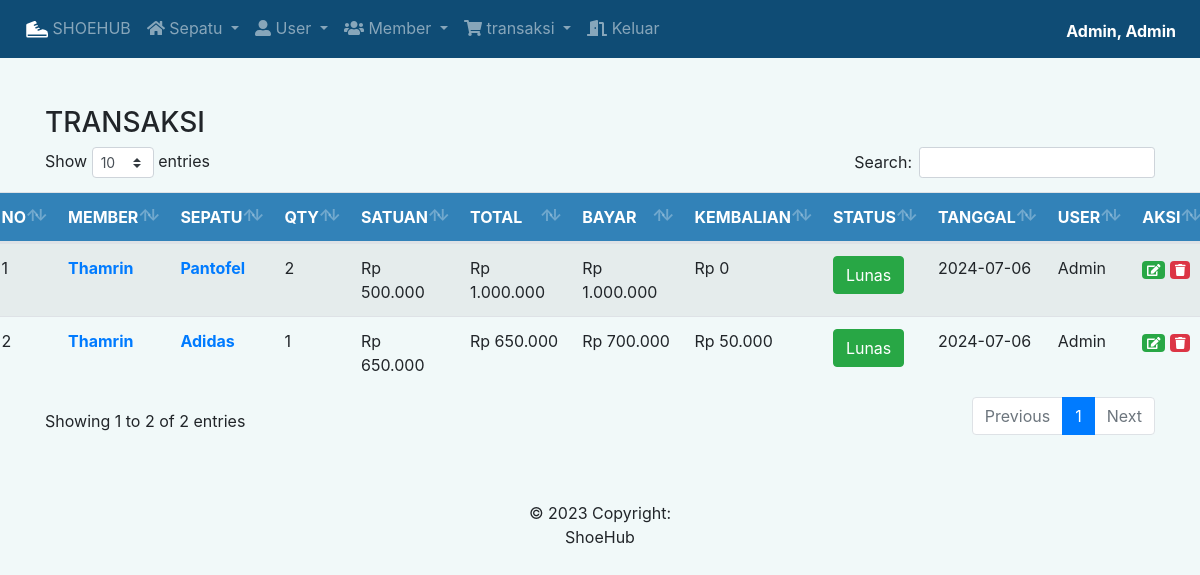
The app's page /transaksi_show.php (signed in) with its own data.
### tables this page shows
CREATE TABLE `tb_transaksi` (
  `id_transaksi` int(11) NOT NULL,
  `id_member` int(11) NOT NULL,
  `id_sepatu` int(11) NOT NULL,
  `qty` int(11) NOT NULL,
  `pembayaran` varchar(100) NOT NULL,
  `tanggal` date NOT NULL,
  `id_user` int(11) NOT NULL
);

CREATE TABLE `tb_member` (
  `id_member` int(11) NOT NULL,
  `nama_member` varchar(255) NOT NULL,
  `jenis_kelamin` enum('Laki-laki','Perempuan') NOT NULL,
  `alamat_member` text NOT NULL,
  `telp_member` varchar(15) NOT NULL
);

CREATE TABLE `tb_sepatu` (
  `id_sepatu` int(11) NOT NULL,
  `merek_sepatu` varchar(255) NOT NULL,
  `jenis_sepatu` varchar(255) NOT NULL,
  `ukuran_sepatu` int(11) NOT NULL,
  `harga_sepatu` decimal(10,2) NOT NULL
);

CREATE TABLE `tb_pembayaran` (
  `id_pembayaran` int(11) NOT NULL,
  `total_harga` decimal(10,2) NOT NULL,
  `uang_bayar` decimal(10,2) NOT NULL,
  `kembalian` decimal(10,2) NOT NULL,
  `id_user` int(11) NOT NULL,
  `id_transaksi` int(11) NOT NULL
);

CREATE TABLE `tb_user` (
  `id_user` int(11) NOT NULL,
  `username` varchar(50) NOT NULL,
  `password` varchar(255) NOT NULL,
  `nama_user` varchar(255) NOT NULL,
  `jenis_kelamin` enum('Laki-laki','Perempuan') NOT NULL,
  `alamat_user` text NOT NULL,
  `telp_user` varchar(15) NOT NULL
);

### transaksi_show.php (the view, shortened to what this page needs)
<?php
	include 'functions.php';
	$sql = "SELECT *, tb_transaksi.id_transaksi as kode_transaksi FROM tb_transaksi
			INNER JOIN tb_sepatu ON tb_transaksi.id_sepatu = tb_sepatu.id_sepatu
			INNER JOIN tb_member ON tb_transaksi.id_member = tb_member.id_member
			INNER JOIN tb_user ON tb_transaksi.id_user = tb_user.id_user
			LEFT OUTER JOIN tb_pembayaran ON tb_transaksi.id_transaksi = tb_pembayaran.id_transaksi
			ORDER BY tb_transaksi.id_transaksi DESC
			";
	$eksekusi = mysqli_query($koneksi, $sql);
 ?>
<!DOCTYPE html>
<html lang="en">
<head>
</head>
<body>
	<?php include 'nav.php'; ?>
	<div class="container mt-5 mb-5">
		<h3 class="mt-3">TRANSAKSI </h3>
		<table class="table table-striped" id="Table" style="width: 110%; margin-left: -5%">
			<thead class="text-white" style="background-color: #3282b8;">
				<tr>
					<th>NO</th>
					<th>MEMBER</th>
					<th>SEPATU</th>
					<th>QTY</th>
					<th>SATUAN</th>
					<th width="12%">TOTAL</th>
					<th width="12%">BAYAR</th>
					<th>KEMBALIAN</th>
					<th>STATUS</th>
					<th>TANGGAL</th>
					<th>USER</th>
					<th>AKSI</th>
				</tr>
			</thead>
			<tbody>
				<?php $i=1; while ($data = mysqli_fetch_array($eksekusi)) : ?>
				<tr>
					<td><?= $i++; ?></td>
					<td><a href="member_show.php?id_member=<?= $data['id_member']; ?>" style="text-decoration: none; font-weight: bold;"><?= $data['nama_member']; ?></a></td>
					<td><a href="sepatu_show.php?id_sepatu=<?= $data['id_sepatu']; ?>" style="text-decoration: none; font-weight: bold;"><?= $data['merek_sepatu']; ?></a></td>
					<td><?= $data['qty']; ?></td>
					<td>Rp <?= str_replace(",", ".", number_format($data['harga_sepatu'])); ?></td>
					<td>Rp <?= str_replace(",", ".", number_format($total_harga = ($data['harga_sepatu']*$data['qty']))); ?></td>
					<td>Rp <?= str_replace(",", ".", number_format($data['uang_bayar'])); ?></td>
					<td>Rp <?= str_replace(",", ".", number_format($data['kembalian'])); ?></td>
					<td>
						<?php if ($data['pembayaran'] == 'Belum Dibayar'): ?>
							<a class="badge badge-danger" href="pembayaran.php?id_transaksi=<?= $data['kode_transaksi']; ?>"><?= $data['pembayaran']; ?></a>
						<?php else: ?>
							<a class="btn btn-success" href><?= $data['pembayaran']; ?></a>
						<?php endif ?>
					</td>
					<td><?= $data['tanggal']; ?></td>
					<td><?= ucfirst($data['nama_user']); ?></td>
					<td>
						<?php if ($data['pembayaran'] == 'Belum Dibayar'): ?>
							<a href="transaksi_ubah.php?id_transaksi=<?= $data['kode_transaksi']; ?>" class="badge badge-success"> <i class="fa fa-edit"></i></a>
						<?php else: ?>
							<a onclick="return alert('Data tidak dapat diubah, karena sudah dibayar')" href="" class="badge badge-success"> <i class="fa fa-edit"></i></a>
						<?php endif ?>
						<a onclick="return confirm('Apakah anda ingin menghapus transaksi ini ?')" href="transaksi_hapus.php?id_transaksi=<?= $data['id_transaksi']; ?>" class="badge badge-danger"> <i class="fa fa-trash"></i></a>
					</td>
				</tr>
				<?php endwhile ?>
			</tbody>
		</table>
	</div>
</body>
<?php include 'footer.php'; ?>
</html>

### nav.php (shortened to what this page needs)
  <link rel="stylesheet" href="bootstrap/css/bootstrap.css">
  <link rel="stylesheet" href="bootstrap/css/dataTables.bootstrap4.min.css">
  <link rel="stylesheet" href="font-awesome/css/all.min.css">
<nav class="navbar navbar-expand-lg navbar-dark" style="background-color: #0f4c75">
  <div class="collapse navbar-collapse" id="navbarSupportedContent">
    <ul class="navbar-nav mr-auto">
      <?php if ($_SERVER['REQUEST_URI'] == '/shoehub/dashboard.php'): ?>
        <li class="nav-item active">
          <a class="nav-link" href="dashboard.php"><svg xmlns="http://www.w3.org/2000/svg" width="36" height="36" viewBox="0 0 256 256"><path fill="white" d="m228.65 129.11l-28.06-9.35a4 4 0 0 0-2.63 0l-43.23 15.72a8.14 8.14 0 0 1-2.73.52a8 8 0 0 1-7.71-5.88a8.17 8.17 0 0 1 5.22-9.73l18.49-6.72a2.54 2.54 0 0 0-.06-4.8a23.93 23.93 0 0 1-8.8-5.25a4 4 0 0 0-4.17-.91l-24.22 8.8a8 8 0 0 1-10.44-5.39a8.17 8.17 0 0 1 5.22-9.73L146 88.93a4 4 0 0 0 2.31-5.34l-3.06-7.16a4 4 0 0 0-5.05-2.19l-25.5 9.27a8 8 0 0 1-10.44-5.39a8.17 8.17 0 0 1 5.22-9.73l24-8.73a4 4 0 0 0 2.31-5.33l-5.4-12.73v-.1a16 16 0 0 0-20.14-8.5L34.53 60.49A16.05 16.05 0 0 0 24 75.53V192a16 16 0 0 0 16 16h200a16 16 0 0 0 16-16v-24.94a40 40 0 0 0-27.35-37.95ZM240 192H40v-16h200Z"/></svg> SHOEHUB</a>
      <?php else: ?>
        <li class="nav-item">
          <a class="nav-link" href="dashboard.php"> SHOEHUB</a>
      <?php endif ?>
        </li>
      <?php if ($_SERVER['REQUEST_URI'] == '/shoehub/sepatu_show.php' OR $_SERVER['REQUEST_URI'] == '/shoehub/sepatu_tambah.php' OR $_SERVER['SCRIPT_NAME'] == '/shoehub/sepatu_ubah.php'): ?>
      <li class="nav-item dropdown active">
      <?php else: ?>
      <li class="nav-item dropdown">
      <?php endif ?>
        <a class="nav-link dropdown-toggle" href="#" id="navbarDropdown" role="button" data-toggle="dropdown" aria-haspopup="true" aria-expanded="false">
          <i class="fa fa-home"></i> Sepatu
        </a>
      </li>
      <?php if ($_SERVER['REQUEST_URI'] == '/shoehub/user_show.php' OR $_SERVER['REQUEST_URI'] == '/shoehub/user_tambah.php' OR $_SERVER['SCRIPT_NAME'] == '/shoehub/user_ubah.php'): ?>
      <li class="nav-item dropdown active">
      <?php else: ?>
      <li class="nav-item dropdown">
      <?php endif ?>
        <a class="nav-link dropdown-toggle" href="#" id="navbarDropdown" role="button" data-toggle="dropdown" aria-haspopup="true" aria-expanded="false">
          <i class="fa fa-user-alt"></i> User
        </a>
      </li>
      <?php if ($_SERVER['REQUEST_URI'] == '/shoehub/member_show.php' OR $_SERVER['REQUEST_URI'] == '/shoehub/member_tambah.php' OR $_SERVER['SCRIPT_NAME'] == '/shoehub/member_ubah.php'): ?>
      <li class="nav-item dropdown active">
      <?php else: ?>
      <li class="nav-item dropdown">
      <?php endif ?>
        <a class="nav-link dropdown-toggle" href="#" id="navbarDropdown" role="button" data-toggle="dropdown" aria-haspopup="true" aria-expanded="false">
          <i class="fa fa-users"></i> Member
        </a>
      </li>
      <?php if ($_SERVER['REQUEST_URI'] == '/shoehub/transaksi_show.php' OR $_SERVER['REQUEST_URI'] == '/shoehub/transaksi_tambah.php' OR $_SERVER['SCRIPT_NAME'] == '/shoehub/transaksi_ubah.php' OR $_SERVER['SCRIPT_NAME'] == '/shoehub/pembayaran.php'): ?>
      <li class="nav-item dropdown active">
      <?php else: ?>
      <li class="nav-item dropdown">
      <?php endif ?>
        <a class="nav-link dropdown-toggle" href="#" id="navbarDropdown" role="button" data-toggle="dropdown" aria-haspopup="true" aria-expanded="false">
          <i class="fa fa-shopping-cart"></i> transaksi
        </a>
      </li>
      <li class="nav-item">
        <a onclick="return confirm('Apakah anda ingin keluar?')" class="nav-link" href="logout.php"><i class="fa fa-door-open"></i> Keluar</a>
      </li>
    </ul>
      <?php
        $username = ucwords($_SESSION['username']);
       ?>
      <b class="mr-sm-2 mb-n1 text-white">Admin, <?= $username; ?></b>
  </div>
</nav>

### footer.php (shortened to what this page needs)
<footer class="page-footer text-center text-md-left">
	<div class="footer-copyright py-3 text-center">
      <div class="container-fluid">
        &#xA9; 2023 Copyright: <p> ShoeHub </p>
      </div>
    </div>
</footer>

### nav.php (style rules this page uses)
.container { margin-top: 30px; }
.dropdown-toggle, .dropdown-menu { border-radius: 0px !important; }

### records on screen
tb_transaksi: id_member.nama_member "Thamrin", id_sepatu.merek_sepatu "Pantofel", qty "2", id_sepatu.harga_sepatu "500.000", id_sepatu+qty "1.000.000", tb_pembayaran.uang_bayar "1.000.000", tb_pembayaran.kembalian "0", pembayaran "Lunas", tanggal "2024-07-06", id_user.nama_user "Admin"
tb_transaksi: id_member.nama_member "Thamrin", id_sepatu.merek_sepatu "Adidas", qty "1", id_sepatu.harga_sepatu "650.000", id_sepatu+qty "650.000", tb_pembayaran.uang_bayar "700.000", tb_pembayaran.kembalian "50.000", pembayaran "Lunas", tanggal "2024-07-06", id_user.nama_user "Admin"

### other values on screen
$username "Admin"
